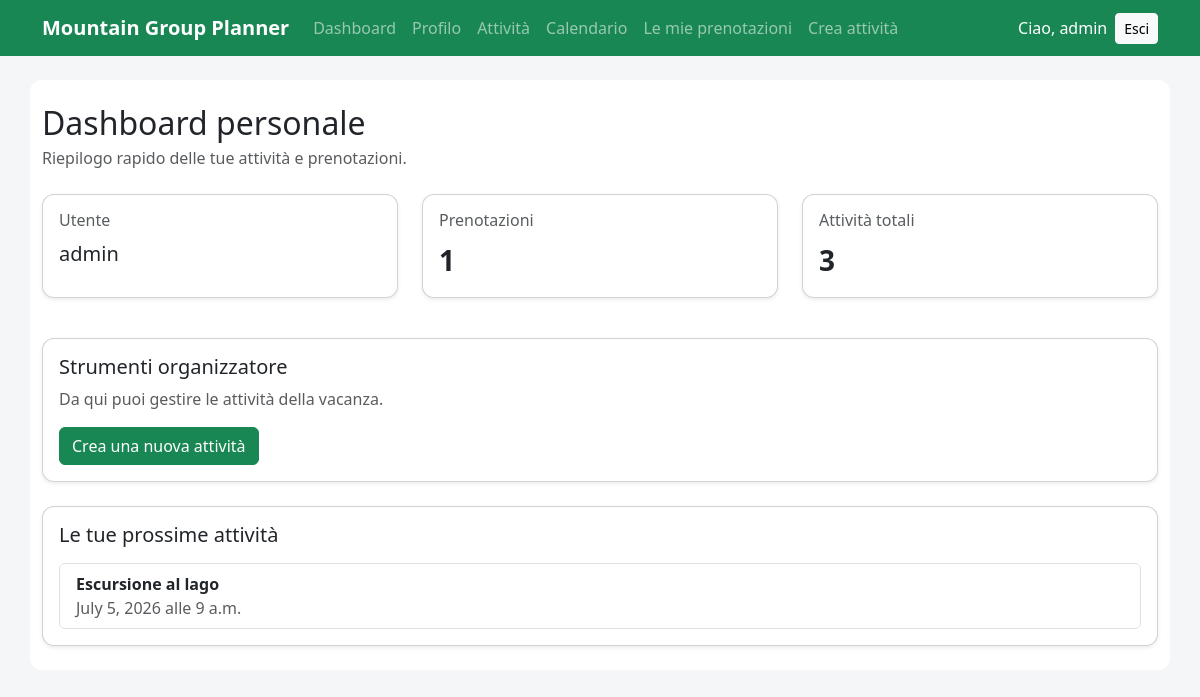
The page /accounts/dashboard/ (signed in) on the database its author committed.
### activities/models.py (models this page shows, shortened)
class Booking(models.Model):
    user = models.ForeignKey(
        settings.AUTH_USER_MODEL,
        on_delete=models.CASCADE,
        related_name="bookings"
    )
    activity = models.ForeignKey(
        Activity,
        on_delete=models.CASCADE,
        related_name="bookings"
    )
    created_at = models.DateTimeField(auto_now_add=True)
    class Meta:
        unique_together = ("user", "activity")
        ordering = ["-created_at"]

class Activity(models.Model):
    title = models.CharField(max_length=200)
    category = models.ForeignKey(
        Category,
        on_delete=models.SET_NULL,
        null=True,
        blank=True,
        related_name="activities"
    )
    description = models.TextField()
    date = models.DateField()
    start_time = models.TimeField()
    end_time = models.TimeField(blank=True, null=True)
    meeting_place = models.CharField(max_length=200)
    max_participants = models.PositiveIntegerField()
    what_to_bring = models.TextField(blank=True)
    created_by = models.ForeignKey(
        settings.AUTH_USER_MODEL,
        on_delete=models.CASCADE,
        related_name="created_activities"
    )
    created_at = models.DateTimeField(auto_now_add=True)
    updated_at = models.DateTimeField(auto_now=True)
    class Meta:
        verbose_name_plural = "Activities"

### accounts/views.py (the view)
# urls.py: path("dashboard/", views.dashboard, name="dashboard"),
@login_required
def dashboard(request):
    user_bookings = Booking.objects.filter(
        user=request.user
    ).select_related("activity").order_by(
        "activity__date",
        "activity__start_time"
    )
    total_bookings = user_bookings.count()
    context = {
        "user_bookings": user_bookings,
        "total_bookings": total_bookings,
    }
    if request.user.is_staff:
        context["total_activities"] = Activity.objects.count()
        context["total_all_bookings"] = Booking.objects.count()
    return render(request, "accounts/dashboard.html", context)

### templates/accounts/dashboard.html (shortened to what this page needs)
{% extends "base.html" %}
{% block content %}
    <div class="mb-4">
        <h2 class="mb-1">Dashboard personale</h2>
        <p class="text-muted mb-0">
            Riepilogo rapido delle tue attività e prenotazioni.
        </p>
    </div>
    <div class="row mb-4">
        <div class="col-md-4 mb-3">
            <div class="card shadow-sm h-100">
                <div class="card-body">
                    <h3 class="h6 text-muted">Utente</h3>
                    <p class="fs-5 mb-0">{{ user.username }}</p>
                </div>
            </div>
        </div>
        <div class="col-md-4 mb-3">
            <div class="card shadow-sm h-100">
                <div class="card-body">
                    <h3 class="h6 text-muted">Prenotazioni</h3>
                    <p class="fs-3 fw-bold mb-0">{{ total_bookings }}</p>
                </div>
            </div>
        </div>
        {% if user.is_staff %}
            <div class="col-md-4 mb-3">
                <div class="card shadow-sm h-100">
                    <div class="card-body">
                        <h3 class="h6 text-muted">Attività totali</h3>
                        <p class="fs-3 fw-bold mb-0">{{ total_activities }}</p>
                    </div>
                </div>
            </div>
        {% endif %}
    </div>
    {% if user.is_staff %}
        <div class="card shadow-sm mb-4">
            <div class="card-body">
                <h3 class="h5">Strumenti organizzatore</h3>
                <p class="text-muted">
                    Da qui puoi gestire le attività della vacanza.
                </p>
                <a href="{% url 'activities:create_activity' %}" class="btn btn-success">
                    Crea una nuova attività
                </a>
            </div>
        </div>
    {% endif %}
    <div class="card shadow-sm">
        <div class="card-body">
            <h3 class="h5 mb-3">Le tue prossime attività</h3>
            {% if user_bookings %}
                <div class="list-group">
                    {% for booking in user_bookings %}
                        <a href="{% url 'activities:activity_detail' booking.activity.pk %}" class="list-group-item list-group-item-action">
                            <strong>{{ booking.activity.title }}</strong>
                            <br>
                            <span class="text-muted">
                                {{ booking.activity.date }} alle {{ booking.activity.start_time }}
                            </span>
                        </a>
                    {% endfor %}
                </div>
            {% else %}
                <div class="alert alert-warning mb-0">
                    Non hai ancora prenotazioni.
                </div>
            {% endif %}
        </div>
    </div>
{% endblock %}

### templates/base.html (shortened to what this page needs)
{% load static %}
<!DOCTYPE html>
<html lang="it">
<head>
    <link href="https://cdn.jsdelivr.net/npm/bootstrap@5.3.3/dist/css/bootstrap.min.css" rel="stylesheet">
    <link rel="stylesheet" href="{% static 'css/style.css' %}">
</head>
<body>
    <nav class="navbar navbar-expand-lg navbar-dark bg-success">
        <div class="container">
            <a class="navbar-brand fw-bold" href="{% url 'activities:activity_list' %}">
                Mountain Group Planner
            </a>
            <div class="navbar-nav me-auto">
                <a class="nav-link" href="{% url 'accounts:dashboard' %}">Dashboard</a>
                <a class="nav-link" href="{% url 'accounts:profile' %}">Profilo</a>
                <a class="nav-link" href="{% url 'activities:activity_list' %}">Attività</a>
                <a class="nav-link" href="{% url 'activities:activity_calendar' %}">Calendario</a>
                <a class="nav-link" href="{% url 'activities:my_bookings' %}">Le mie prenotazioni</a>
                {% if user.is_staff %}
                    <a class="nav-link" href="{% url 'activities:create_activity' %}">Crea attività</a>
                {% endif %}
            </div>
            <div class="d-flex align-items-center gap-2">
                {% if user.is_authenticated %}
                    <span class="text-white">Ciao, {{ user.username }}</span>
                    <form method="post" action="{% url 'logout' %}">
                        <button type="submit" class="btn btn-light btn-sm">Esci</button>
                    </form>
                {% else %}
                    <a class="btn btn-light btn-sm" href="{% url 'login' %}">Accedi</a>
                {% endif %}
            </div>
        </div>
    </nav>
    <main class="container my-4">
        {% block content %}
        {% endblock %}
    </main>
</body>
</html>

### static/css/style.css (style rules this page uses)
body { background-color: #f4f6f8; }
main { background-color: white; padding: 24px; border-radius: 12px; }
.card { border-radius: 12px; }

### rows shown on the page
Booking: activity "Escursione al lago", activity "July 5, 2026", activity.start_time "9 a.m."

### other values the page prints
{{ user.username }} "admin"
{{ total_bookings }} "1"
{{ total_activities }} "3"
